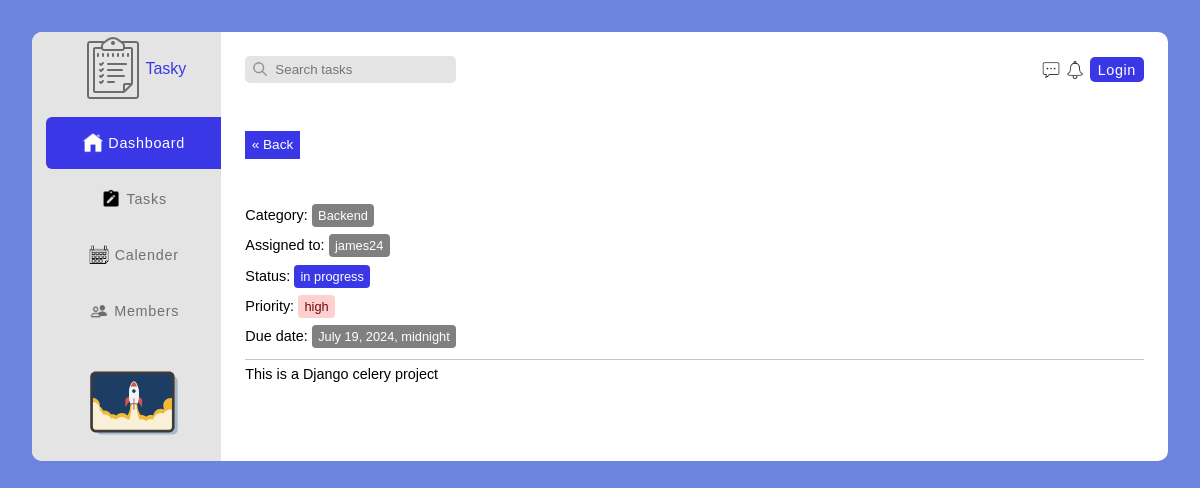
The page /task-details/6/ on the database as committed earlier.
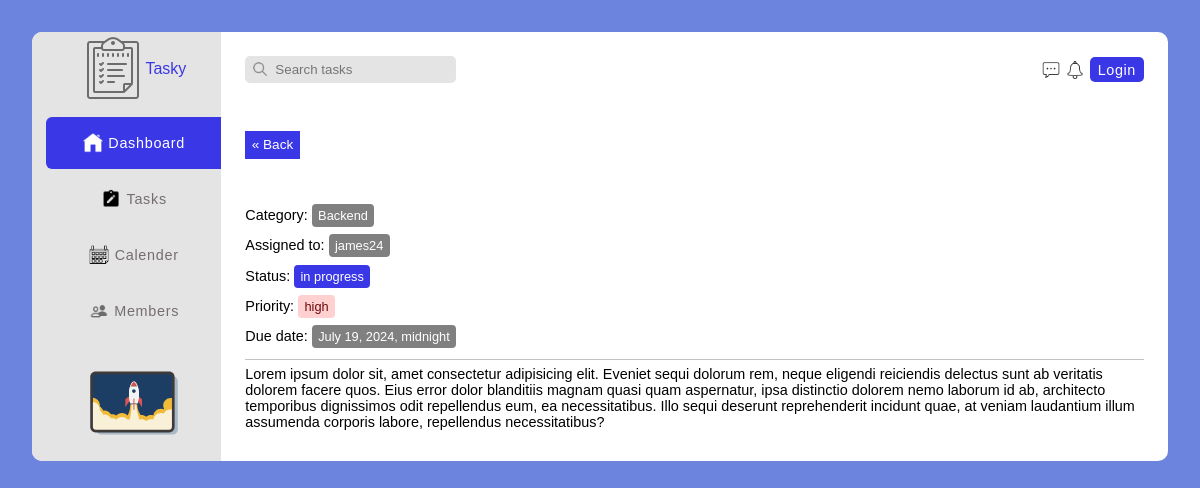
The same page on the database as committed later.
### task/models.py (models this page shows, shortened)
class Task(models.Model):
    STATUS_CHOICES = (
        ('in progress', 'in progress'),
        ('completed', 'Completed'),
        ('overdue', 'Overdue')
    )
    PRIORITY_CHOICES = (
        ('low', 'Low'),
        ('medium', 'Medium'),
        ('high', 'High')
    )
    task_creator = models.ForeignKey(
        User, on_delete=models.CASCADE, related_name="Task_Manager")
    assigned_to = models.ForeignKey(User, on_delete=models.DO_NOTHING)
    title = models.CharField(max_length=100)
    priority = models.CharField(
        max_length=15, choices=PRIORITY_CHOICES)
    status = models.CharField(
        max_length=15, choices=STATUS_CHOICES)
    category = models.CharField(max_length=100)
    description = models.TextField()
    timestamp = models.DateTimeField(default=timezone.now, editable=True)
    due_date = models.DateTimeField()
    class Meta:
        ordering = ['-timestamp']

### account/models.py (models this page shows, shortened)
class User(AbstractUser):
    email = models.EmailField(verbose_name='Email Address', max_length=60, unique=True,
                              help_text='This email address will be valiated', error_messages={'unique': 'Sorry this email cannot be used'})
    class Meta:
        ordering = ['-date_joined']
    def __str__(self):
        return self.username

### task/views.py (the view)
# urls.py: path('task-details/<int:pk>/', TaskDetail.as_view(), name='task-details'),
class TaskDetail(DetailView):
    model = Task
    context_object_name = 'task'
    template_name = 'task/task-details.html'
    def get_context_data(self, **kwargs):
        task = self.get_object()
        context = super().get_context_data(**kwargs)
        context['title'] = f'Task | {task.title}'
        context['addtaskform'] = AddTaskForm
        return context

### task/templates/task/task-details.html (shortened to what this page needs)
{% extends 'base.html' %}
{% load static %}
{% block content %}
<div class="pry-container">
    {% include 'sidebar.html' %}
    <section class="main-container task-details-container">
    {% include 'top-nav.html' %}
    <div class="flex flex-btw bottom-nav">
        <div class="flex prev-filter-sort detail-bottom-nav">
        <a href="{{request.META.HTTP_REFERER}}"class="back-btn"
            >&laquo; Back</a
        >
        </div>
    </div>
    <section class="task-details">
        <p class="task-category">Category: <span>{{task.category}}</span></p>
        <p class="assigned-to">Assigned to: <span>{{task.assigned_to}}</span></p>
        <p class="task-status">Status: <span>{{task.status}}</span></p>
        <p class="task-priority">Priority: <span>{{task.priority}}</span></p>
        <p class="task-due-date">Due date: <span>{{task.due_date}}</span></p>
        <p class="task-desc">
            {{task.description}}
        </p>
    </section>
    </section>
</div>
{% endblock content %}

### templates/base.html (shortened to what this page needs)
{% load static %}
<html lang="en">
  {% include 'head.html' %}
  <body id="body">
    {% block content %} {% endblock content %}
  </body>
</html>

### templates/head.html (shortened to what this page needs)
{% load static %}
<head>
  <link rel="stylesheet" href="{% static '/css/resets-classes.css' %}" />
  <link rel="stylesheet" href="{% static '/css/loader.css' %}" />
  <link rel="stylesheet" href="{% static '/css/styles.css' %}" />
  <link rel="stylesheet" href="{% static '/css/pry-css.css' %}" />
</head>

### templates/sidebar.html
{% load static %}
<aside class="aside">
   <a href="{% url "task:index" %}" class="flex-ctr-ctr logo">
    <img src="{% static 'img/icons/icons8-tasks-64.png' %}" alt="" srcset="">
    Tasky
   </a>
   <ul>
    <li>
        <a href="http://" target="_blank" rel="noopener noreferrer" class="flex-ctr-ctr active">
            <img src="{% static 'img/icons/icons8-home-50.png' %}" alt="" srcset="">
        Dashboard
        </a>
    </li>
    <li>
        <a href="http://" class="flex-ctr-ctr">
            <img src="{% static 'img/icons/icons8-task-24.png' %}" alt="" srcset="">
        Tasks
        </a>
    </li>
    <li>
        <a href="http://" class="flex-ctr-ctr">
            <img src="{% static 'img/icons/icons8-business-64.png' %}" alt="" srcset="" class="">
        Calender
        </a>
    </li>
    <li>
        <a href="http://" class="flex-ctr-ctr">
            <img src="{% static 'img/icons/icons8-member-48.png' %}" alt="" srcset="" class="">
        Members
        </a>
    </li>
   </ul>
   <div class=" upgrade-div">
    <img src="{% static 'img/icons/rocket.svg' %}" alt="" srcset="" class="cover rocket">
   </div>
</aside>

### templates/top-nav.html
{% load static %}
<div class="flex flex-btw top-nav">
  <div class="search-bar-container">
    <img
      src="{% static 'img/icons/icons8-search-100.png' %}"
      alt=""
      srcset=""
      class="pointer"
      onclick="searchTaskForm(event)"
    />
    <form action="" method="get" id="search-task-form" onsubmit="searchTaskForm(event)">
      <input
        type="search"
        name="search-task"
        id="search-input"
        placeholder="Search tasks"
        class="search-tasks"
      />
    </form>
  </div>
  <div class="flex notification-icons">
    <img
      src="{% static 'img/icons/icons8-message-50.png' %}"
      alt=""
      srcset=""
      class="icons"
    />
    <img
      src="{% static 'img/icons/icons8-notification-50.png' %}"
      alt=""
      srcset=""
      class="icons"
    />
    {% if request.user.is_authenticated %}
    <img
      src="{% static 'img/profile-pic.jpg' %}"
      alt=""
      srcset=""
      class="icons profile-pic"
    />
    <a href="{% url 'logout' %}" class="auth-btn logout-btn">Logout</a>
    {% else %}
    <a href="{% url 'login' %}" class="auth-btn login-btn">Login</a>
    {% endif %}
  </div>
</div>

### static/css/styles.css (style rules this page uses)
.pry-container { display: grid; grid-template-columns: 1fr 5fr; }
.main-container { padding: 1.5rem; padding-bottom: 0.5rem; border-top-right-radius: 10px; border-bottom-right-radius: 10px; }
.aside { position: relative; background-color: #e4e4e4; border: none; padding: 0.3rem 0 0.5rem 0.9rem; border-top-left-radius: 10px; border-bottom-left-radius: 10px; }
.aside a.logo { margin-bottom: 1rem; color: #3a37e6; }
.aside ul { margin-bottom: 1rem; }
.aside li a { color: #756e6e; border-top-left-radius: 6px; border-bottom-left-radius: 6px; text-align: center; padding: 1rem 0.3rem; margin-bottom: 0.25rem; gap: 0.35rem; font-size: 0.9rem; letter-spacing: 0.7; }
.aside li a.active, .aside li a:hover { transition: ease-in-out 0.35s; color: white; background-color: #3a37e6; }
.aside li a img { width: 20px; height: 20px; }
.aside .upgrade-div { position: relative; display: flex; justify-content: center; bottom: 0; }
.aside .rocket { width: 100px; height: 100px; margin: 0 auto; display: inline-block; }
.search-bar-container { position: relative; }
.search-bar-container img { position: absolute; left: 6px; top: 4px; width: 18px; height: 18px; }
.search-bar-container .search-tasks { background-color: #e4e4e4; color: #756e6e; border: none; border-radius: 5px; padding: 6px 4px 6px 30px; outline: none; }
.notification-icons { align-items: center; gap: 10px; }
.notification-icons img { width: 18px; height: 18px; }
.notification-icons .auth-btn { background-color: #f6214b; color: white; padding: 0.3rem 0.5rem; border-radius: 5px; letter-spacing: 0.6; font-size: 0.9rem; transition: ease-in-out 0.2s; }
.notification-icons .login-btn { background-color: #3a37e6; }
.bottom-nav { margin: 3rem 0; align-items: center; }
.bottom-nav .prev-filter-sort { gap: 6px; }
.bottom-nav .detail-bottom-nav .del-btn, .bottom-nav .detail-bottom-nav a { padding: 0.4rem; color: white; font-size: 0.85rem; transition: ease-out 0.2s; }
.notification-icons { gap: 6px; }
.prev-filter-sort { gap: 0.5rem; }
.task-details-container .task-details { font-size: 0.9rem; }
.task-details-container .task-details p { margin-bottom: 0.9rem; }
.task-details-container .task-details span { font-size: 0.8rem; padding: 0.25rem 0.4rem; background-color: gray; color: white; border-radius: 4px; }
.task-details-container .task-details .task-priority span { background-color: #ffd0d0; color: #6b0a0a; }
.task-details-container .task-details .task-status span { background-color: #3a37e6; }
.task-details-container .task-desc { padding-top: 0.4rem; margin: 0.4rem 0; border-top: 1px solid rgba(107, 106, 106, 0.4); }

Rows that differ between the two databases and show on the page:
changed Task "Backend": description "This is a Django celery project" → "Lorem ipsum dolor sit, amet consectetur adipisicing elit. Eveniet sequi dolorum rem, neque eligendi reiciendis delectus sunt ab veritatis dolorem facere quos. Eius error dolor blanditiis magnam quasi quam aspernatur, ipsa distinctio dolorem nemo laborum id ab, architecto temporibus dignissimos odit repellendus eum, ea necessitatibus. Illo sequi deserunt reprehenderit incidunt quae, at veniam laudantium illum assumenda corporis labore, repellendus necessitatibus?"
